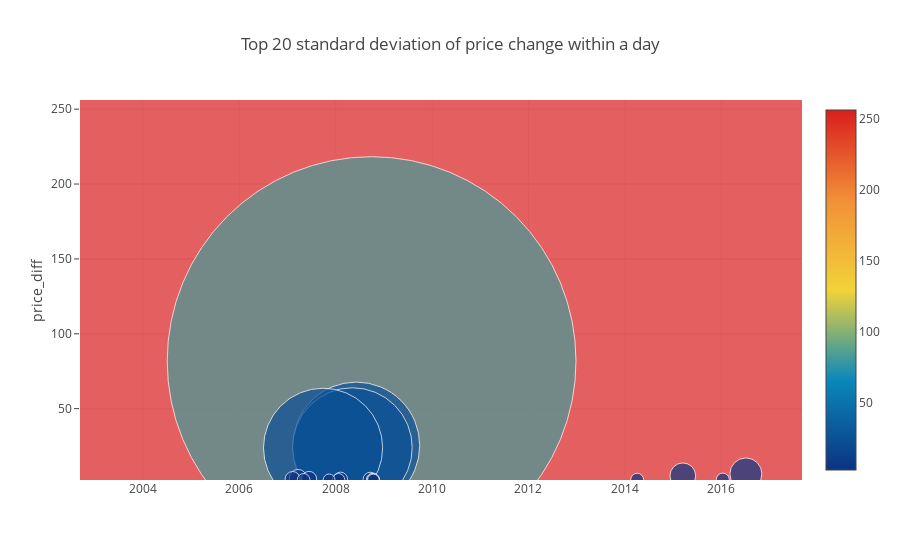

Source (notebook cell):
### Code cell
#Further look into outliers
market['price_diff'] = market['close'] - market['open']
grouped = market.groupby(['time']).agg({'price_diff': ['std', 'min']}).reset_index()
g = grouped.sort_values(('price_diff', 'std'), ascending=False)[:20]
g['min_text'] = 'Maximum price drop: ' + (-1 * np.round(g['price_diff']['min'], 2)).astype(str)
trace = go.Scatter(
    x = g['time'].dt.strftime(date_format='%Y-%m-%d').values,
    y = g['price_diff']['std'].values,
    mode='markers',
    marker=dict(
        size = g['price_diff']['std'].values * 5,
        color = g['price_diff']['std'].values,
        colorscale='Portland',
        showscale=True
    ),
    text = g['min_text'].values
)
data = [trace]

layout= go.Layout(
    autosize= True,
    title= 'Top 20 standard deviation of price change within a day',
    hovermode= 'closest',
    yaxis=dict(
        title= 'price_diff',
        ticklen= 5,
        gridwidth= 2,
    ),
    showlegend= False
)
fig = go.Figure(data=data, layout=layout)
py.iplot(fig,filename='scatter2010')

### Figure 1 — Plotly figure (JSON) as saved in the notebook; plotly's stock layout.template omitted (floating-point values rounded to 4 significant figures)
{"data": [{"marker": {"color": [256.1, 81.76, 25.38, 23.96, 23.84, 6.403, 5.147, 3.522, 3.034, 2.991, 2.844, 2.82, 2.613, 2.606, 2.576, 2.511, 2.495, 2.494, 2.375, 2.349], "colorscale": "Portland", "showscale": true, "size": [1281.0, 408.8, 126.9, 119.8, 119.2, 32.01, 25.74, 17.61, 15.17, 14.95, 14.22, 14.1, 13.07, 13.03, 12.88, 12.56, 12.47, 12.47, 11.87, 11.75]}, "mode": "markers", "text": ["Maximum price drop: 9948.99", "Maximum price drop: 3261.61", "Maximum price drop: 982.7", "Maximum price drop: 938.95", "Maximum price drop: 920.0", "Maximum price drop: 49.34", "Maximum price drop: 207.21", "Maximum price drop: 4.61", "Maximum price drop: 14.17", "Maximum price drop: 110.48", "Maximum price drop: 98.24", "Maximum price drop: 7.08", "Maximum price drop: 57.09", "Maximum price drop: 63.49", "Maximum price drop: 67.27", "Maximum price drop: 8.55", "Maximum price drop: 4.11", "Maximum price drop: 6.23", "Maximum price drop: 44.13", "Maximum price drop: 8.63"], "x": ["2010-01-04", "2008-09-29", "2008-06-05", "2008-05-06", "2007-09-27", "2016-07-06", "2015-03-16", "2007-03-22", "2007-06-13", "2007-02-08", "2008-02-06", "2008-09-18", "2016-01-13", "2008-10-09", "2014-04-04", "2007-05-03", "2008-01-22", "2008-10-10", "2007-11-12", "2008-10-13"], "y": [256.1, 81.76, 25.38, 23.96, 23.84, 6.403, 5.147, 3.522, 3.034, 2.991, 2.844, 2.82, 2.613, 2.606, 2.576, 2.511, 2.495, 2.494, 2.375, 2.349], "type": "scatter", "uid": "a0fea310-1739-41ec-9932-87b247ce0c8a"}], "layout": {"autosize": true, "hovermode": "closest", "showlegend": false, "title": "Top 20 standard deviation of price change within a day", "yaxis": {"gridwidth": 2, "ticklen": 5, "title": "price_diff"}}}
